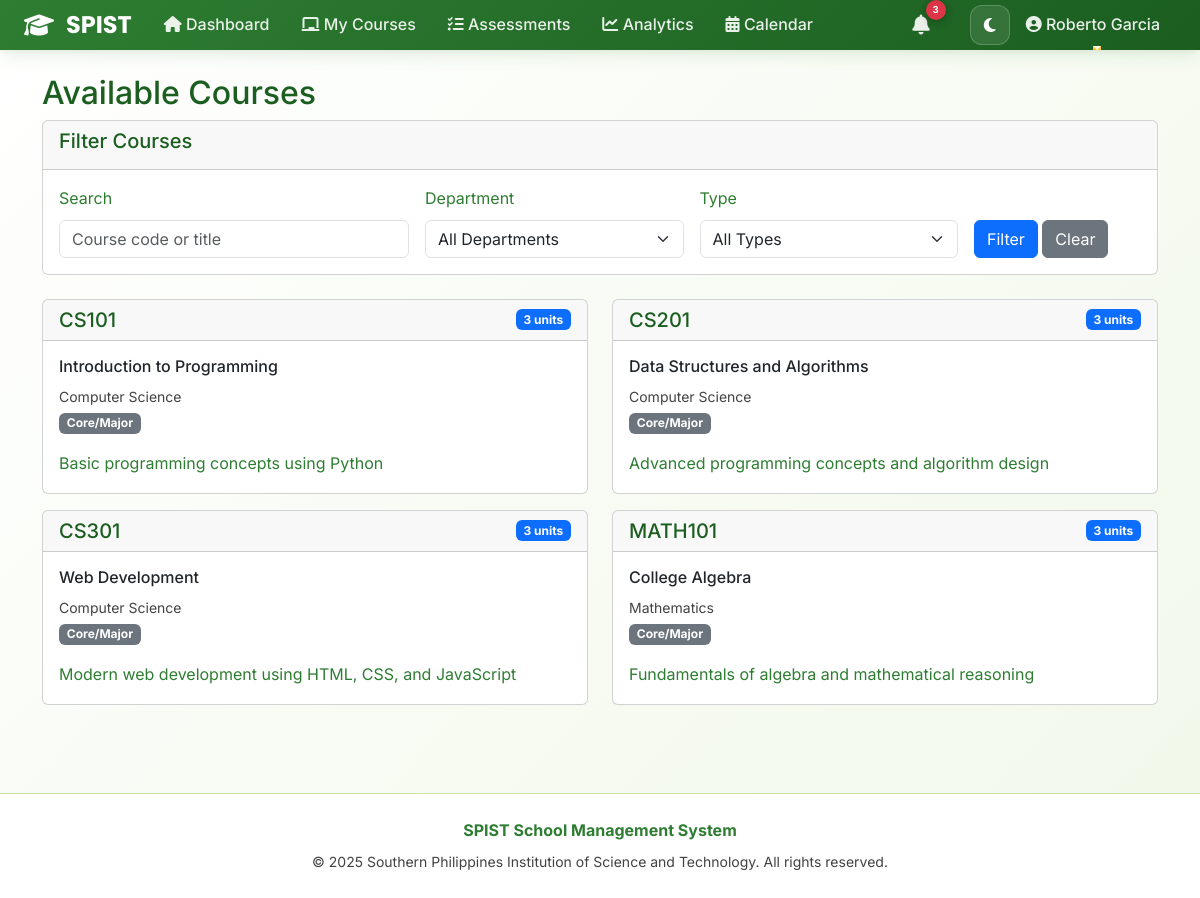
The app's page /courses/courses/ (signed in) with its own data.
### accounts/models.py (models this page shows, shortened)
class User(AbstractUser):
    USER_TYPE_CHOICES = (
        ('student', 'Student'),
        ('teacher', 'Teacher'),
    )
    user_type = models.CharField(max_length=10, choices=USER_TYPE_CHOICES)
    email = models.EmailField(unique=True)
    phone_number = models.CharField(max_length=15, blank=True, null=True)
    is_verified = models.BooleanField(default=False)
    bio = models.TextField(max_length=500, blank=True, null=True, help_text="Tell us about yourself")
    avatar = models.ImageField(upload_to=user_avatar_path, blank=True, null=True, help_text="Profile picture")
    date_updated = models.DateTimeField(auto_now=True)
    last_login_ip = models.GenericIPAddressField(blank=True, null=True)
    is_active_user = models.BooleanField(default=True, help_text="For soft delete")
    USERNAME_FIELD = 'email'
    REQUIRED_FIELDS = ['username', 'first_name', 'last_name']
    def get_full_name(self):
        return f"{self.first_name} {self.last_name}".strip()

### courses/models.py (models this page shows, shortened)
class Course(models.Model):
    code = models.CharField(max_length=20, unique=True, help_text="e.g., CS101, MATH101")
    title = models.CharField(max_length=200, help_text="e.g., Introduction to Programming")
    description = models.TextField(blank=True)
    units = models.PositiveIntegerField(validators=[MinValueValidator(1), MaxValueValidator(6)])
    department = models.ForeignKey(Department, on_delete=models.CASCADE, related_name='courses')
    prerequisites = models.ManyToManyField('self', blank=True, symmetrical=False, related_name='prerequisite_for')
    COURSE_TYPE_CHOICES = (
        ('core', 'Core/Major'),
        ('general', 'General Education'),
        ('elective', 'Elective'),
        ('practicum', 'Practicum/OJT'),
        ('thesis', 'Thesis/Capstone'),
    )
    course_type = models.CharField(max_length=20, choices=COURSE_TYPE_CHOICES, default='core')
    is_active = models.BooleanField(default=True)
    created_at = models.DateTimeField(auto_now_add=True)
    class Meta:
        ordering = ['code']

class Department(models.Model):
    code = models.CharField(max_length=10, unique=True, help_text="e.g., CS, IT, ENG")
    name = models.CharField(max_length=100, help_text="e.g., Computer Science")
    description = models.TextField(blank=True)
    head_of_department = models.ForeignKey(
        User,
        on_delete=models.SET_NULL,
        null=True,
        blank=True,
        limit_choices_to={'user_type': 'teacher'},
        related_name='headed_departments'
    )
    is_active = models.BooleanField(default=True)
    created_at = models.DateTimeField(auto_now_add=True)
    class Meta:
        ordering = ['name']

### courses/views.py (the view)
# urls.py: path('courses/', views.course_list_view, name='course_list'),
@login_required
@user_passes_test(is_admin_or_teacher)
def course_list_view(request):
    form = CourseSearchForm(request.GET)
    courses = Course.objects.select_related('department').annotate(
        offering_count=Count('offerings')
    )
    if form.is_valid():
        search = form.cleaned_data.get('search')
        department = form.cleaned_data.get('department')
        course_type = form.cleaned_data.get('course_type')
        units = form.cleaned_data.get('units')
        if search:
            courses = courses.filter(
                Q(code__icontains=search) | Q(title__icontains=search)
            )
        if department:
            courses = courses.filter(department=department)
        if course_type:
            courses = courses.filter(course_type=course_type)
        if units:
            courses = courses.filter(units=units)
    courses = courses.order_by('code')
    paginator = Paginator(courses, 20)
    page_number = request.GET.get('page')
    page_obj = paginator.get_page(page_number)
    context = {
        'form': form,
        'page_obj': page_obj,
        'courses': page_obj,
    }
    return render(request, 'courses/course_list.html', context)

### courses/forms.py
class CourseSearchForm(forms.Form):
    search = forms.CharField(
        required=False,
        widget=forms.TextInput(attrs={
            'class': 'form-control',
            'placeholder': 'Search by course code or title...'
        })
    )
    department = forms.ModelChoiceField(
        queryset=Department.objects.filter(is_active=True),
        required=False,
        empty_label="All Departments",
        widget=forms.Select(attrs={'class': 'form-control'})
    )
    course_type = forms.ChoiceField(
        choices=[('', 'All Types')] + list(Course.COURSE_TYPE_CHOICES),
        required=False,
        widget=forms.Select(attrs={'class': 'form-control'})
    )
    units = forms.IntegerField(
        required=False,
        min_value=1, max_value=6,
        widget=forms.NumberInput(attrs={'class': 'form-control', 'placeholder': 'Units'})
    )

### courses/views.py (called while the page is built)
def is_admin_or_teacher(user):
    return user.is_authenticated and (user.is_staff or user.user_type == 'teacher')

### courses/templates/courses/course_list.html (shortened to what this page needs)
{% extends 'accounts/base.html' %}
{% load assessment_filters %}
{% block content %}
<div class="container">
    <div class="row">
        <div class="col-md-12">
            <h2>Available Courses</h2>
            <div class="card mb-4">
                <div class="card-header">
                    <h5>Filter Courses</h5>
                </div>
                <div class="card-body">
                    <form method="GET" class="row g-3">
                        <div class="col-md-4">
                            <label for="search" class="form-label">Search</label>
                            <input type="text" class="form-control" id="search" name="search" value="{{ request.GET.search }}" placeholder="Course code or title">
                        </div>
                        <div class="col-md-3">
                            <label for="department" class="form-label">Department</label>
                            <select class="form-select" id="department" name="department">
                                <option value="">All Departments</option>
                            </select>
                        </div>
                        <div class="col-md-3">
                            <label for="course_type" class="form-label">Type</label>
                            <select class="form-select" id="course_type" name="course_type">
                                <option value="">All Types</option>
                            </select>
                        </div>
                        <div class="col-md-2">
                            <label class="form-label">&nbsp;</label>
                            <div>
                                <button type="submit" class="btn btn-primary">Filter</button>
                                <a href="{% url 'courses:course_list' %}" class="btn btn-secondary">Clear</a>
                            </div>
                        </div>
                    </form>
                </div>
            </div>
            <div class="row">
                {% for course in courses %}
                <div class="col-md-6 mb-3">
                    <div class="card">
                        <div class="card-header d-flex justify-content-between align-items-center">
                            <h5 class="mb-0">{{ course.code }}</h5>
                            <span class="badge bg-primary">{{ course.units }} unit{{ course.units|pluralize }}</span>
                        </div>
                        <div class="card-body">
                            <h6 class="card-title">{{ course.title }}</h6>
                            <p class="card-text">
                                <small class="text-muted">{{ course.department.name }}</small><br>
                                <span class="badge bg-secondary">{{ course.get_course_type_display }}</span>
                            </p>
                            {% if course.description %}
                            <p class="card-text">{{ course.description|truncatewords:20 }}</p>
                            {% endif %}
                        </div>
                    </div>
                </div>
                {% endfor %}
            </div>
        </div>
    </div>
</div>
{% endblock %}

### accounts/templates/accounts/base.html (shortened to what this page needs)
<!DOCTYPE html>
<html lang="en" data-theme="light">
<head>
    <link href="https://cdn.jsdelivr.net/npm/bootstrap@5.3.0/dist/css/bootstrap.min.css" rel="stylesheet">
    <link href="https://cdnjs.cloudflare.com/ajax/libs/font-awesome/6.4.0/css/all.min.css" rel="stylesheet">
</head>
<body>
    {% if user.is_authenticated %}
    <nav class="navbar navbar-expand-lg modern-navbar">
        <div class="container-fluid px-4">
            <a class="navbar-brand" href="{% url 'accounts:dashboard_redirect' %}">
                <i class="fas fa-graduation-cap"></i>
                SPIST
            </a>
            <div class="collapse navbar-collapse" id="navbarMain">
                <ul class="navbar-nav me-auto">
                    <li class="nav-item">
                        <a class="nav-link" href="{% url 'accounts:dashboard_redirect' %}">
                            <i class="fas fa-home"></i> Dashboard
                        </a>
                    </li>
                    {% if user.user_type == 'student' %}
                    <li class="nav-item">
                        <a class="nav-link" href="{% url 'courses:student_enrollment' %}">
                            <i class="fas fa-book"></i> My Courses
                        </a>
                    </li>
                    <li class="nav-item">
                        <a class="nav-link" href="{% url 'assessments:available_assessments' %}">
                            <i class="fas fa-clipboard-check"></i> Assessments
                        </a>
                    </li>
                    {% elif user.user_type == 'teacher' %}
                    <li class="nav-item">
                        <a class="nav-link" href="{% url 'courses:dashboard' %}">
                            <i class="fas fa-chalkboard"></i> My Courses
                        </a>
                    </li>
                    <li class="nav-item">
                        <a class="nav-link" href="{% url 'assessments:my_assessments' %}">
                            <i class="fas fa-tasks"></i> Assessments
                        </a>
                    </li>
                    <li class="nav-item">
                        <a class="nav-link" href="{% url 'analytics:dashboard' %}">
                            <i class="fas fa-chart-line"></i> Analytics
                        </a>
                    </li>
                    {% endif %}
                    <li class="nav-item">
                        <a class="nav-link" href="{% url 'accounts:calendar_view' %}">
                            <i class="fas fa-calendar-alt"></i> Calendar
                        </a>
                    </li>
                </ul>
                <ul class="navbar-nav align-items-center">
                    <li class="nav-item dropdown">
                        <a class="nav-link position-relative p-2" href="#" role="button" data-bs-toggle="dropdown" aria-expanded="false" style="margin-right: 0.5rem;">
                            <i class="fas fa-bell fa-lg" style="color: rgba(255, 255, 255, 0.9);"></i>
                            <span class="position-absolute badge rounded-pill bg-danger" style="top: 0; right: 0; font-size: 0.7rem; min-width: 20px; height: 20px; display: flex; align-items: center; justify-content: center; font-weight: 700; box-shadow: 0 2px 8px rgba(0,0,0,0.3);">
                                3
                            </span>
                        </a>
                    </li>
                    <li class="nav-item">
                        <button class="theme-toggle" onclick="toggleTheme()" title="Toggle Theme">
                            <i class="fas fa-moon" id="theme-icon"></i>
                        </button>
                    </li>
                    <li class="nav-item dropdown">
                        <a class="nav-link dropdown-toggle" href="#" role="button" data-bs-toggle="dropdown">
                            <i class="fas fa-user-circle"></i> {{ user.get_full_name }}
                        </a>
                    </li>
                </ul>
            </div>
        </div>
    </nav>
    {% endif %}
    <main class="container-fluid px-4 py-4">
        {% block content %}{% endblock %}
    </main>
    <footer class="mt-5 py-4 text-center" style="background: var(--bg-card); border-top: 1px solid var(--border-color);">
        <div class="container">
            <p class="mb-2" style="color: var(--text-secondary);">
                <strong>SPIST School Management System</strong>
            </p>
            <p class="mb-0" style="color: var(--text-muted); font-size: 0.875rem;">
                &copy; 2025 Southern Philippines Institution of Science and Technology. All rights reserved.
            </p>
        </div>
    </footer>
</body>
</html>

### records on screen
User: get_full_name "Roberto Garcia"
Course: code "CS101", units "3", title "Introduction to Programming", department.name "Computer Science", course_type "Core/Major", description "Basic programming concepts using Python"
Course: code "CS201", units "3", title "Data Structures and Algorithms", department.name "Computer Science", course_type "Core/Major", description "Advanced programming concepts and algorithm design"
Course: code "CS301", units "3", title "Web Development", department.name "Computer Science", course_type "Core/Major", description "Modern web development using HTML, CSS, and JavaScript"
Course: code "MATH101", units "3", title "College Algebra", department.name "Mathematics", course_type "Core/Major", description "Fundamentals of algebra and mathematical reasoning"
